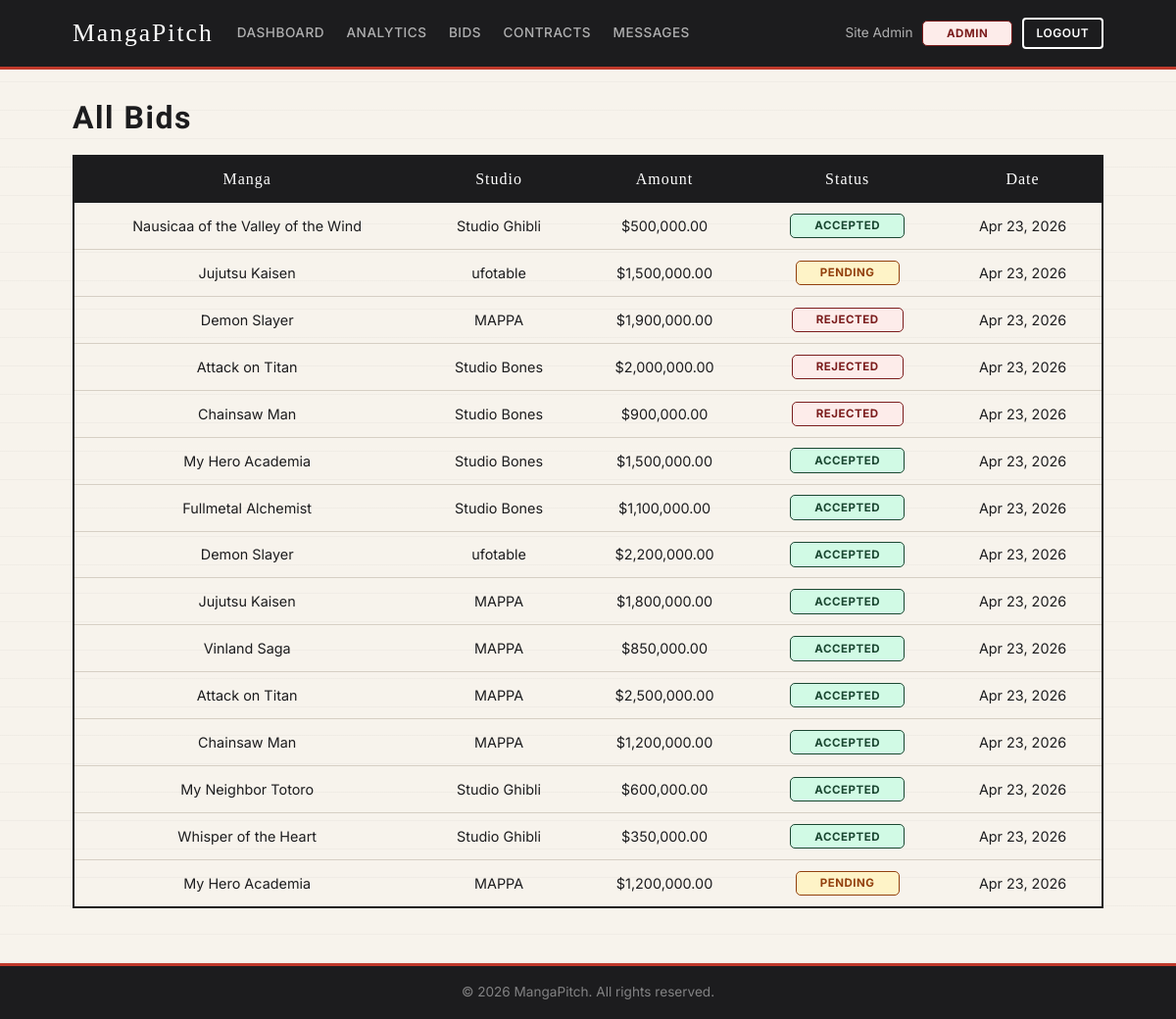
Page /bids/index.php (signed in) on the committed database.
### tables this page shows
CREATE TABLE IF NOT EXISTS `Bids` (
  `BidID` INT NOT NULL AUTO_INCREMENT,
  `MangaID` INT NOT NULL,
  `StudioID` INT NOT NULL,
  `BidAmount` DECIMAL(12,2) NOT NULL,
  `Status` ENUM('Pending','Accepted','Rejected','Withdrawn') NOT NULL DEFAULT 'Pending',
  `CreatedAt` TIMESTAMP NOT NULL DEFAULT CURRENT_TIMESTAMP,
  PRIMARY KEY (`BidID`),
  KEY `idx_bids_manga` (`MangaID`),
  KEY `idx_bids_studio` (`StudioID`),
  CONSTRAINT `fk_bids_manga`
    FOREIGN KEY (`MangaID`) REFERENCES `Manga` (`MangaID`)
    ON DELETE CASCADE ON UPDATE CASCADE,
  CONSTRAINT `fk_bids_studio`
    FOREIGN KEY (`StudioID`) REFERENCES `Studio` (`UserID`)
    ON DELETE CASCADE ON UPDATE CASCADE
);

CREATE TABLE IF NOT EXISTS `Manga` (
  `MangaID` INT NOT NULL AUTO_INCREMENT,
  `MangakaID` INT NOT NULL,
  `Title` VARCHAR(200) NOT NULL,
  `Synopsis` TEXT DEFAULT NULL,
  `PublishDate` DATE DEFAULT NULL,
  `CoverImage` VARCHAR(255) DEFAULT NULL,
  `PanelImages` TEXT DEFAULT NULL,
  `CreatedAt` TIMESTAMP NOT NULL DEFAULT CURRENT_TIMESTAMP,
  PRIMARY KEY (`MangaID`),
  KEY `idx_manga_mangaka` (`MangakaID`),
  CONSTRAINT `fk_manga_mangaka`
    FOREIGN KEY (`MangakaID`) REFERENCES `Mangaka` (`UserID`)
    ON DELETE CASCADE ON UPDATE CASCADE
);

CREATE TABLE IF NOT EXISTS `Users` (
  `UserID` INT NOT NULL AUTO_INCREMENT,
  `Name` VARCHAR(100) NOT NULL,
  `Email` VARCHAR(150) NOT NULL,
  `Password` VARCHAR(255) NOT NULL,
  `Role` ENUM('Mangaka','Studio','Admin') NOT NULL,
  `CreatedAt` TIMESTAMP NOT NULL DEFAULT CURRENT_TIMESTAMP,
  PRIMARY KEY (`UserID`),
  UNIQUE KEY `uq_users_email` (`Email`)
);

### bids/index.php (the view, shortened to what this page needs)
<?php
$pdo    = getPDO();
$role   = $_SESSION['role'];
if ($role === 'Admin') {
    $stmt = $pdo->prepare("
        SELECT b.BidID, b.BidAmount, b.Status, b.CreatedAt,
               m.Title, m.MangaID,
               u.Name AS StudioName,
               b.StudioID
        FROM Bids b
        JOIN Manga m ON m.MangaID = b.MangaID
        JOIN Users u ON u.UserID  = b.StudioID
        ORDER BY b.CreatedAt DESC
    ");
    $stmt->execute();
}
$bids = $stmt->fetchAll();
?>
<!DOCTYPE html>
<html lang="en">
<head>
    <link rel="stylesheet" href="<?= BASE ?>/assets/css/style.css">
</head>
<body>
<?php require_once '../includes/header.php'; ?>
<main class="container">
    <h2>
        <?php if ($role === 'Admin')   echo 'All Bids'; ?>
    </h2>
    <?php if (empty($bids)): ?>
        <p>No bids found.</p>
    <?php else: ?>
        <table class="data-table">
            <thead>
                <tr>
                    <th>Manga</th>
                    <?php if ($role !== 'Studio'): ?><th>Studio</th><?php endif; ?>
                    <th>Amount</th>
                    <th>Status</th>
                    <th>Date</th>
                </tr>
            </thead>
            <tbody>
            <?php foreach ($bids as $bid): ?>
                <tr>
                    <td><?= htmlspecialchars($bid['Title']) ?></td>
                    <?php if ($role !== 'Studio'): ?>
                        <td><?= htmlspecialchars($bid['StudioName']) ?></td>
                    <?php endif; ?>
                    <td>$<?= number_format($bid['BidAmount'], 2) ?></td>
                    <td>
                        <span class="badge badge-<?= strtolower($bid['Status']) ?>">
                            <?= htmlspecialchars($bid['Status']) ?>
                        </span>
                    </td>
                    <td><?= date('M j, Y', strtotime($bid['CreatedAt'])) ?></td>
                </tr>
            <?php endforeach; ?>
            </tbody>
        </table>
    <?php endif; ?>
</main>
<?php require_once '../includes/footer.php'; ?>
</body>
</html>

### assets/css/style.css (style rules this page uses)
*, *::before, *::after { box-sizing: border-box; margin: 0; padding: 0; }
:root { --bg: #F7F3EC; --surface: #FFFFFF; --surface2: #F0EBE1; --border: #D6CFC4; --text: #1C1C1E; --text-muted: #6B6560; --accent: #C0392B; --accent-dark: #96281B; --accent-light: #F9ECEA; --success: #1E7E45; --warning: #B45309; --danger: #C0392B; --charcoal: #1C1C1E; --radius: 4px; --panel-border: 3px solid var(--charcoal); }
body { background: var(--bg); background-image: repeating-linear-gradient( 0deg, transparent, transparent 28px, rgba(28,28,30,0.03) 28px, rgba(28,28,30,0.03) 29px ); color: var(--text); font-family: 'Inter', system-ui, sans-serif; font-size: 15px; line-height: 1.6; min-height: 100vh; display: flex; flex-direction: column; }
h1, h2, h3 { font-family: 'Rock Salt', cursive; letter-spacing: 1.5px; line-height: 1.1; color: var(--charcoal); }
h2 { font-size: 2rem; margin-bottom: 1.2rem; }
.container { width: 100%; max-width: 1100px; margin: 0 auto; padding: 2rem 1.5rem; }
main { flex: 1; }
.badge { display: block; margin-inline: auto; width: max-content; padding: .15rem 1.5rem; border-radius: 5px; font-size: .72rem; font-weight: 700; text-transform: uppercase; letter-spacing: .5px; border: 1.5px solid currentColor; }
.badge-pending { color: #92400E; background: #FEF3C7; }
.badge-accepted { color: #1A4731; background: #D1FAE5; }
.badge-rejected { color: #7B1D1D; background: #FDECEA; }
.data-table { width: 100%; border-collapse: collapse; margin-bottom: 1.5rem; font-size: .9rem; border: 2px solid var(--charcoal); }
.data-table th { background: var(--charcoal); color: #FFFFFF; padding: .68rem .9rem; text-align: center; font-family: 'Bangers', cursive; font-size: 1rem; font-weight: 400; letter-spacing: 1px; }
.data-table td { padding: .68rem 1rem; text-align: center; border-bottom: 1px solid var(--border); }
.data-table tr:last-child td { border-bottom: none; }

### rows in the picture
bids: MangaID.Title "Nausicaa of the Valley of the Wind", users.Name "Studio Ghibli", BidAmount "500,000.00", Status "ACCEPTED", CreatedAt "Apr 23, 2026"
bids: MangaID.Title "Jujutsu Kaisen", users.Name "ufotable", BidAmount "1,500,000.00", Status "PENDING", CreatedAt "Apr 23, 2026"
bids: MangaID.Title "Demon Slayer", users.Name "MAPPA", BidAmount "1,900,000.00", Status "REJECTED", CreatedAt "Apr 23, 2026"
bids: MangaID.Title "Attack on Titan", users.Name "Studio Bones", BidAmount "2,000,000.00", Status "REJECTED", CreatedAt "Apr 23, 2026"
bids: MangaID.Title "Chainsaw Man", users.Name "Studio Bones", BidAmount "900,000.00", Status "REJECTED", CreatedAt "Apr 23, 2026"
bids: MangaID.Title "My Hero Academia", users.Name "Studio Bones", BidAmount "1,500,000.00", Status "ACCEPTED", CreatedAt "Apr 23, 2026"
bids: MangaID.Title "Fullmetal Alchemist", users.Name "Studio Bones", BidAmount "1,100,000.00", Status "ACCEPTED", CreatedAt "Apr 23, 2026"
bids: MangaID.Title "Demon Slayer", users.Name "ufotable", BidAmount "2,200,000.00", Status "ACCEPTED", CreatedAt "Apr 23, 2026"
bids: MangaID.Title "Jujutsu Kaisen", users.Name "MAPPA", BidAmount "1,800,000.00", Status "ACCEPTED", CreatedAt "Apr 23, 2026"
bids: MangaID.Title "Vinland Saga", users.Name "MAPPA", BidAmount "850,000.00", Status "ACCEPTED", CreatedAt "Apr 23, 2026"
bids: MangaID.Title "Attack on Titan", users.Name "MAPPA", BidAmount "2,500,000.00", Status "ACCEPTED", CreatedAt "Apr 23, 2026"
bids: MangaID.Title "Chainsaw Man", users.Name "MAPPA", BidAmount "1,200,000.00", Status "ACCEPTED", CreatedAt "Apr 23, 2026"
bids: MangaID.Title "My Neighbor Totoro", users.Name "Studio Ghibli", BidAmount "600,000.00", Status "ACCEPTED", CreatedAt "Apr 23, 2026"
bids: MangaID.Title "Whisper of the Heart", users.Name "Studio Ghibli", BidAmount "350,000.00", Status "ACCEPTED", CreatedAt "Apr 23, 2026"
bids: MangaID.Title "My Hero Academia", users.Name "MAPPA", BidAmount "1,200,000.00", Status "PENDING", CreatedAt "Apr 23, 2026"

### other values in the picture
$name "Site Admin"
$role "ADMIN"
